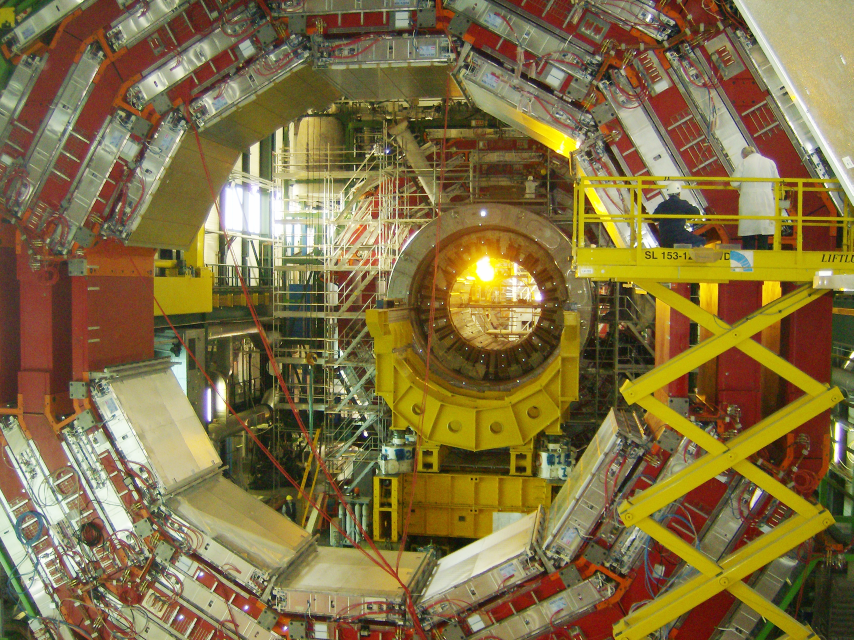
#> input picture danielahyano/Columnar-Analysis/site/files/data/sun-shines-in-CMS.jpg, 2560 x 1920 px (shown at 1/3 size)
$ jupyter execute --allow-errors student.ipynb
#> lines starting #> are read from the running program, lines starting #| are printed output that depends on the picture
## Puzzles

[cell 1]
import zlib
import numpy as np
import matplotlib.pyplot as plt
import matplotlib.image
import awkward as ak
from hist import Hist
import uproot
import vector
vector.register_awkward()
#> (this line was passed over: vector is not available in this run)

<br><br><br>

### NumPy puzzle 1

[cell 2]
array3d = np.arange(2 * 3 * 5).reshape(2, 3, 5)

Write a slice the selects these elements:

[cell 3]
array3d

[cell 4]
array3d[0, :, 2:]

<br><br><br>

### NumPy puzzle 2

Compute the size of the spaces between consecutive elements in the following array.

[cell 5]
array = np.array([1.1, 2.2, 3.3, 4.4, 5.5, 6.6, 7.7, 8.8, 9.9])

**Hint:**

[cell 6]
array[1:] - array[:-1]

[cell 7]
np.diff(array)

<br><br><br>

### NumPy puzzle 3

Compute the length of this curve.

[cell 8]
t = np.linspace(0, 2*np.pi, 10000)
x = np.sin(3*t)
y = np.sin(4*t)

[cell 9]
dx = x[1:] - x[:-1]
dy = y[1:] - y[:-1]
r = np.sum(np.sqrt(dx**2 + dy**2))

[cell 10]
r

[cell 11]
x[-1:]

### NumPy puzzle 4

Scale this image down by a factor of 64 on both sides, using only [np.reshape](https://numpy.org/doc/stable/reference/generated/numpy.reshape.html), [np.mean](https://numpy.org/doc/stable/reference/generated/numpy.mean.html), and [np.ndarray.astype](https://numpy.org/doc/stable/reference/generated/numpy.ndarray.astype.html).

[cell 12]
image = matplotlib.image.imread("data/sun-shines-in-CMS.jpg")
#> image is the input picture: shape (1920, 2560, 3); mean R, G, B 130.1, 111.7, 66.5
plt.imshow(image);

The current shape is

[cell 13]
image.shape
#> Out = (1920, 2560, 3)

1920 rows, 2560 columns, and the third axis is for (red, green, blue), all `np.uint8`.

Your strategy should be to reshape the array, such that the dimension of length `1920` becomes two new dimensions of length `1920 // 64` and `64` and the dimension of length `2560` becomes two new dimensions of length `2560 // 64` and `64`. Then average over each of the dimensions of length `64`.

The shape should change as

$$\left(1920, 2560, 3\right) \to \left(\frac{1920}{64}, 64, \frac{2560}{64}, 64, 3\right) \to \left(\frac{1920}{64}, \frac{2560}{64}, 3\right)$$

and then you need to turn the floating-point dtype back into unsigned 8-bit integers with [np.ndarray.astype](https://numpy.org/doc/stable/reference/generated/numpy.ndarray.astype.html).

[cell 14]
newimg = np.mean( np.mean(image.reshape(1920//64, 64, 2560//64, 64, 3), axis=3), axis=1)
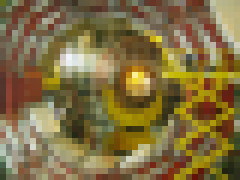
#> newimg: shape (30, 40, 3) float64 (shown 6 times larger); mean R, G, B 130.1, 111.7, 66.5

[cell 15]
plt.imshow(newimg.astype(np.uint8))
